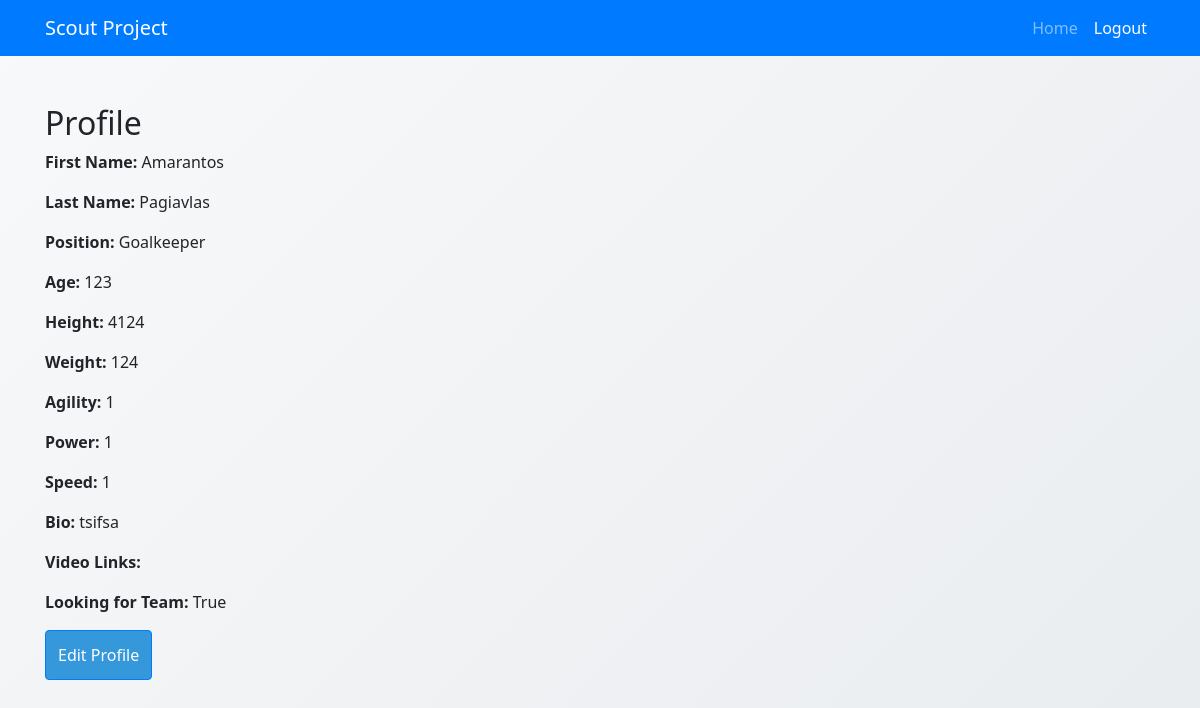
Page /scout_app/profile/ (signed in) on the earlier database version.
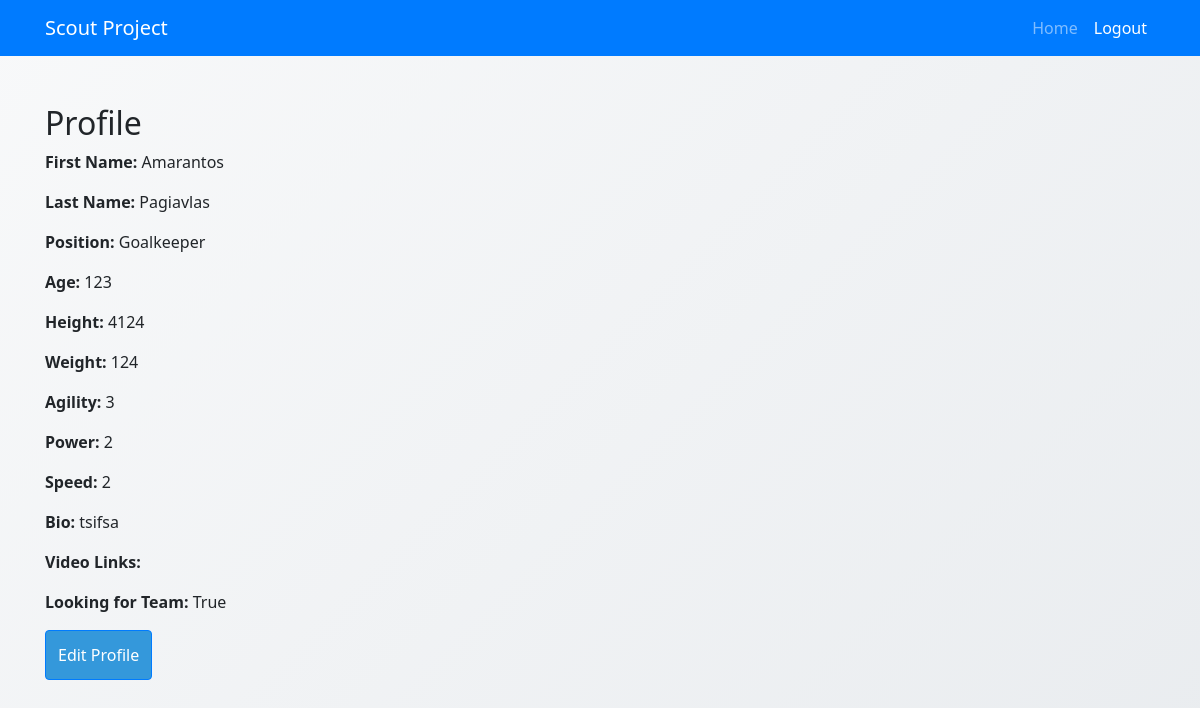
Same page on the later database version.
### scout_app/models.py (models this page shows)
class PlayerProfile(models.Model):
    user = models.OneToOneField(CustomUser, on_delete=models.CASCADE)
    first_name = models.CharField(max_length=50)
    last_name = models.CharField(max_length=50)
    position = models.CharField(max_length=20, choices=[('Goalkeeper', 'Goalkeeper'), ('Defender', 'Defender'),
                                                         ('Midfielder', 'Midfielder'), ('Forward', 'Forward')])
    age = models.IntegerField()
    height = models.IntegerField()
    weight = models.IntegerField()
    agility = models.IntegerField()
    power = models.IntegerField()
    speed = models.IntegerField()
    strategy = models.IntegerField()
    bio = models.TextField()
    video_links = models.TextField(blank=True, null=True)
    looking_for_team = models.BooleanField(default=True)
    matches_played = models.IntegerField(default=0)
    goals_scored = models.IntegerField(default=0)
    assists = models.IntegerField(default=0)
    tackles = models.IntegerField(default=0)

### scout_app/views.py (the view)
# urls.py: path('profile/', views.view_profile, name='view_profile'),
@login_required
def view_profile(request):
    user = request.user
    try:
        profile = PlayerProfile.objects.get(user=user)
    except PlayerProfile.DoesNotExist:
        profile = None
    context = {
        'profile': profile
    }
    return render(request, 'view_profile.html', context)

### scout_app/templates/view_profile.html (shortened to what this page needs)
<!DOCTYPE html>
<html>
<head>
    {% load static %}
    <link rel="stylesheet" href="https://stackpath.bootstrapcdn.com/bootstrap/4.5.2/css/bootstrap.min.css">
    <link rel="stylesheet" type="text/css" href="{% static 'styles.css' %}">
</head>
<body>
    <nav class="navbar navbar-expand-lg navbar-dark bg-primary">
        <div class="container">
          <a class="navbar-brand" href="{% url 'home' %}">Scout Project</a>
          <div class="collapse navbar-collapse" id="navbarNav">
            <ul class="navbar-nav ml-auto">
              <li class="nav-item">
                <a class="nav-link" href="{% url 'home' %}">Home</a>
              </li>
              <li class="nav-item active">
                <a class="nav-link" href="{% url 'logout' %}">Logout</a>
              </li>
            </ul>
          </div>
        </div>
      </nav>
    <div class="container mt-5">
        <h2>Profile</h2>
        {% if profile %}
            <p><strong>First Name:</strong> {{ profile.first_name }}</p>
            <p><strong>Last Name:</strong> {{ profile.last_name }}</p>
            <p><strong>Position:</strong> {{ profile.position }}</p>
            <p><strong>Age:</strong> {{ profile.age }}</p>
            <p><strong>Height:</strong> {{ profile.height }}</p>
            <p><strong>Weight:</strong> {{ profile.weight }}</p>
            <p><strong>Agility:</strong> {{ profile.agility }}</p>
            <p><strong>Power:</strong> {{ profile.power }}</p>
            <p><strong>Speed:</strong> {{ profile.speed }}</p>
            <p><strong>Bio:</strong> {{ profile.bio }}</p>
            <p><strong>Video Links:</strong> {{ profile.video_links }}</p>
            <p><strong>Looking for Team:</strong> {{ profile.looking_for_team }}</p>
            <a href="{% url 'edit_profile' %}" class="btn btn-primary">Edit Profile</a>
        {% else %}
            <p>No profile found.</p>
        {% endif %}
    </div>
</body>
</html>

### scout_app/static/styles.css (style rules this page uses)
:root { --primary-color: #2c3e50; --secondary-color: #3498db; }
body { font-family: 'Segoe UI', Tahoma, Geneva, Verdana, sans-serif; background: linear-gradient(135deg, #f8f9fa 0%, #e9ecef 100%); min-height: 100vh; }
.btn-primary { background-color: #3498db; padding: 0.75rem; transition: all 0.3s ease-in-out; }

Differences in the rows shown:
changed PlayerProfile "Amarantos": agility "1" → "3"; power "1" → "2"; speed "1" → "2"
